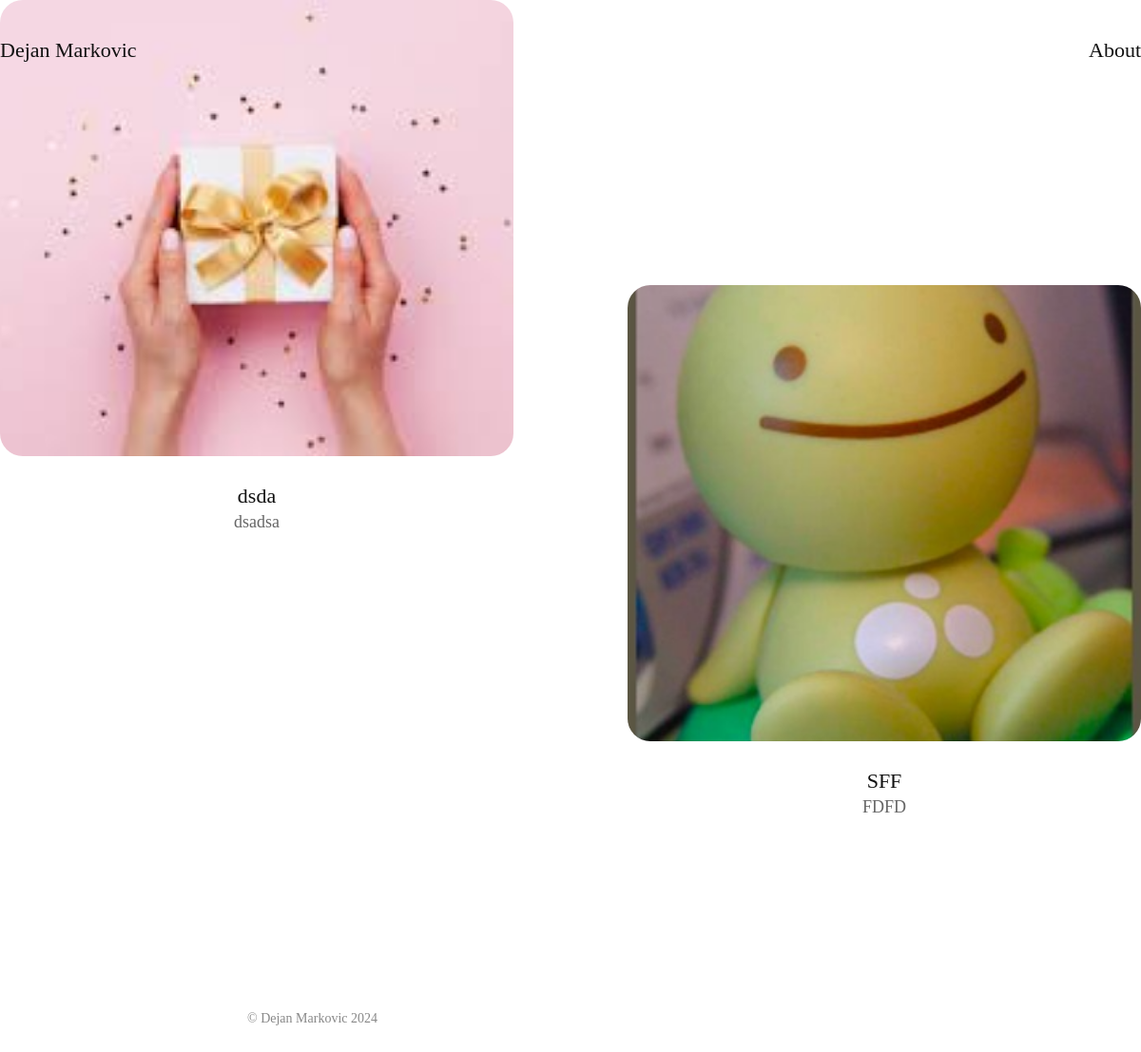
The app's page /, older data.
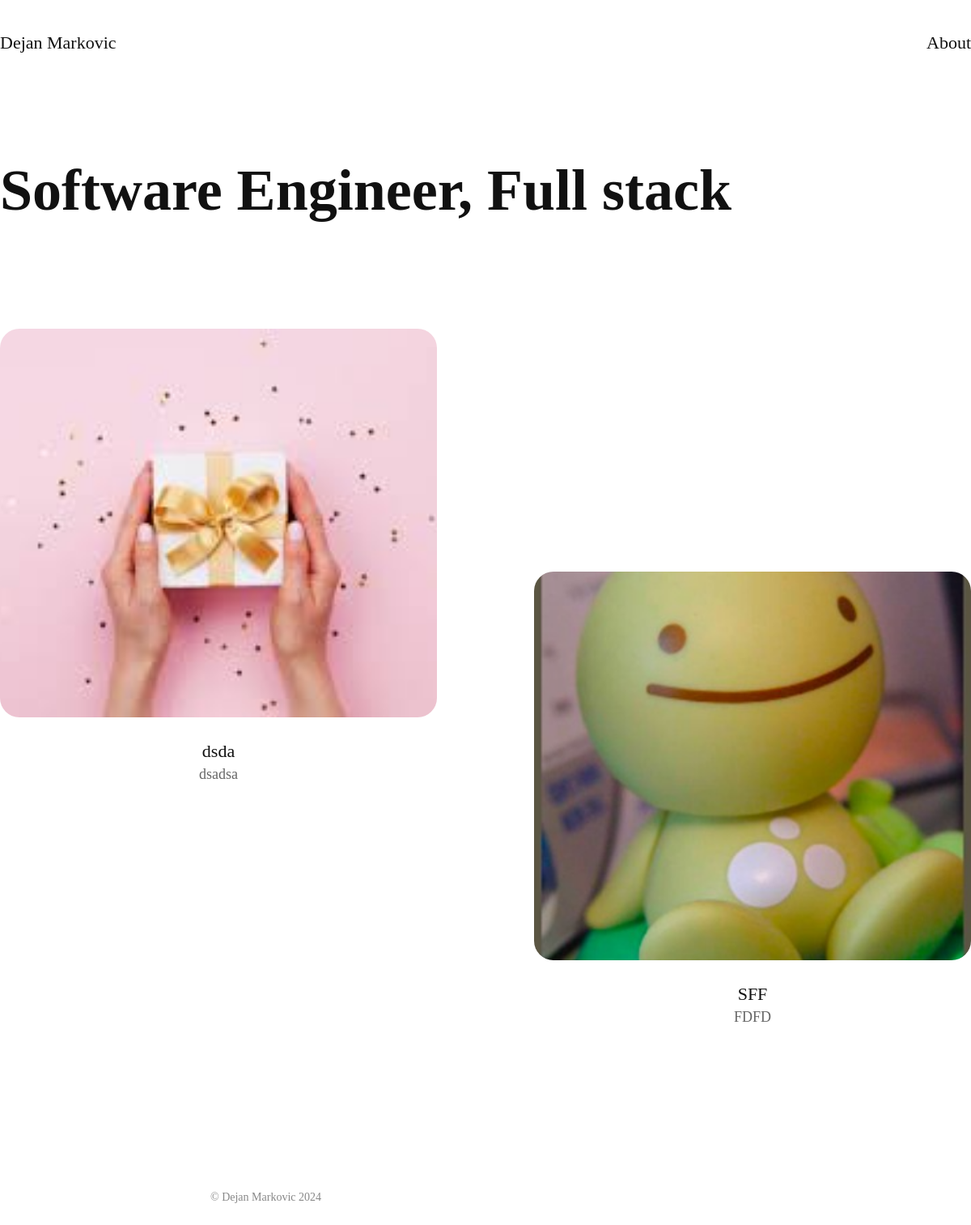
The same page, newer data.
### portfolio_app/models.py (models this page shows, shortened)
class ProjectModel(models.Model):
    image = models.ImageField(upload_to='portfolio_app/media/')
    title = models.CharField(max_length=255)
    short_name = models.CharField(max_length=50)
    slug = models.SlugField(max_length=255, unique=True, blank=True)
    created_at = models.DateTimeField(auto_now_add=True)

class Summary(models.Model):
    summary = models.CharField(max_length=255, default="")

### portfolio_app/views.py (the view)
# urls.py: path('', views.portfolio_page_view, name='portfolio_page'),
def portfolio_page_view(request):
    context = {}
    context['page_title'] = 'Portfolio Page'
    projects = ProjectModel.objects.all().order_by('-created_at')
    user_profile = UserProfile.objects.first()
    summary = Summary.objects.first()
    context['summary'] = summary
    context['summary'] = summary
    context['user_profile'] = user_profile
    context['projects'] = projects
    return render(request, 'portfolio_app/portfolio_page.html', context)

### portfolio_app/templates/portfolio_app/portfolio_page.html (shortened to what this page needs)
{% extends 'base.html' %}
{% load static %}
{% block content %}
<div class="toast-container position-fixed top-0 end-0 p-3">
</div>
{% if summary %}
		<div class="hero">
			<h1 class="slide delay01">{{ summary.summary }}</h1>
		</div>
{% else %}
{% if user.is_authenticated %}
	<div class="hero">
		<h1 class="slide delay01">No summary data available. Please <a class="slide delay01" href="{% url 'add_summary' %}">add</a> your summary</h1>
	</div>
{% endif %}
{% endif %}
<div class="grid slide delay02">
	{% if projects %}
	{% for project in projects %}
	<div class="work-item">
	<a href="{% url 'project_detail' project.id %}">
		<div class="work-item-image">
			<img src="{{ project.image.url }}" alt="{{ project.title }}">
		</div>
	</a>
		<div class="work-item-info" style = "margin-bottom: 100px;">
			<div class="work-item-company">{{ project.title }}</div>
			<div class="work-item-description">{{ project.short_name }}</div>
		</div>
	</div>
	{% endfor %}
	{% else %}
<div class="about-me slide delay03">
	<div class="description">
		<p>No projects yet. Please <a href="{% url 'create_project' %}" style = "padding-top: 0px; display: inline-block;">create</a> a project.</p>
	</div>
</div>
{% endif %}
</div>
{% if user_profile %}
    <div class="about-me slide delay03">
        <div class="description">
            <p>{{ user_profile.description }}</p>
			<a href="{% url 'about_page' %}">More about me</a>
        </div>
        <div class="contact">
            <p>Get in touch <span>(Click to copy)</span></p>
            <div class="email" id="copyemail" data-clipboard-text="{{ user_profile.email }}">{{ user_profile.email }}</div>
        </div>
		{% if user.is_authenticated %}
			<div class="description">
			<a class="slide delay01" style = "font-size: 1.5rem; padding-top: 0px; display: inline-block;" href="{% url 'edit_user_profile' %}">Edit</a></p>
			</div>
		{% endif %}
    </div>
{% else %}
    <div class="about-me slide delay03">
    </div>
{% endif %}
{% endblock %}

### templates/base.html (shortened to what this page needs)
<!DOCTYPE html>
<html lang = "en">
    <head>
        {% load static %}
        {% block head %}
        <link href="https://cdn.jsdelivr.net/npm/bootstrap@5.3.3/dist/css/bootstrap.min.css" rel="stylesheet">
    <link rel="stylesheet" href="{% static 'www.dejan.works/css/style.css' %}">
        {% endblock %}
    </head>
    <body>
        {% block navbar %}
            {% include 'navbar.html' %}
		{% endblock %}
        {% block content %}
        {% endblock %}
        {% include 'footer.html' %}
    </body>
</html>

### templates/navbar.html
{% load static %}
{% if user.is_authenticated %}
<div class="header slide">
    <a href="{% url 'portfolio_page' %}" class="logo">Dejan Markovic</a>
    <div class="nav-links">
        <a href="{% url 'about_page' %}">About</a>
        <a href="{% url 'create_project' %}">Create project</a>
        <a href="{% url 'logout_user' %}">Logout</a>
    </div>
</div>
{% else %}
<div class="header slide">
    <a href="{% url 'portfolio_page' %}" class="logo">Dejan Markovic</a>
    <div class="nav-links">
        <a href="{% url 'about_page' %}">About</a>
    </div>
</div>
{%  endif %}

### templates/footer.html
{% load static %}
<footer class="slide delay03">© Dejan Markovic 2024</footer>

### static/www.dejan.works/css/style.css (style rules this page uses)
html, body, div, span, applet, object, iframe, h1, h2, h3, h4, h5, h6, p, blockquote, pre, a, abbr, acronym, address, big, cite, code, del, dfn, em, img, ins, kbd, q, s, samp, small, strike, strong, sub, sup, tt, var, b, u, i, center, dl, dt, dd, ol, ul, li, fieldset, form, label, legend, table, caption, tbody, tfoot, thead, tr, th, td, article, aside, canvas, details, embed, figure, figcaption, footer, header, hgroup, menu, nav, output, ruby, section, summary, time, mark, audio, video { margin: 0; padding: 0; border: 0; font-size: 100%; font: inherit; vertical-align: baseline; font-size: 16px; font-family: 'Geist'; }
a { cursor: pointer; text-decoration: none; }
img { pointer-events: none !important; display: block; max-width: 100%; height: auto; }
.slide { -webkit-animation:slide .6s cubic-bezier(0.2, 0.6, 0.2, 1); -moz-animation:slide .6s cubic-bezier(0.2, 0.6, 0.2, 1); animation:slide .6s cubic-bezier(0.2, 0.6, 0.2, 1); -webkit-animation-fill-mode:backwards; -moz-animation-fill-mode:backwards; animation-fill-mode:backwards; }
.delay01 { -webkit-animation-delay: .4s; animation-delay: .4s; }
.delay02 { -webkit-animation-delay: .8s; animation-delay: .8s; }
.delay03 { -webkit-animation-delay: .9s; animation-delay: .9s; }
.header { width: 100%; display: flex; justify-content: space-between; align-items: center; position: fixed; top: 0; z-index: 1000; padding: 40px 0; box-sizing: border-box; max-width: 1200px; left: 0; right: 0; margin-left: auto; margin-right: auto; }
.logo { font-family: 'Geist'; color: #111111; font-weight: 500; font-size: 1.375rem; }
.nav-links a { font-family: 'Geist'; color: #111111; font-weight: 500; font-size: 1.375rem; margin-left: 60px; }
.hero { max-width: 1200px; margin: 0 auto; padding: 24vh 0 16vh 0; }
h1 { font-size: 4.6vw; font-size: 4.5rem; line-height: 120%; font-family: 'Geist'; font-weight: 600; color: #111111; }
.grid { display: flex; flex-wrap: wrap; justify-content: space-between; max-width: 1200px; margin: 0 auto; }
.work-item { width: calc(50% - 60px); margin-bottom: 100px; text-align: center; box-sizing: border-box; display: inline-block; }
.work-item:nth-child(2n-2) { position: relative; top: 200px; top: 300px; }
.work-item-image { border-radius: 24px; overflow: hidden; width: 100%; height: 480px; transition: all .8s cubic-bezier(0.2, 0.6, 0.2, 1); }
.work-item img { display: block; width: 100%; height: 100%; object-fit: cover; transition: all .8s cubic-bezier(0.2, 0.6, 0.2, 1); }
.work-item-info { text-align: center; margin-top: 24px; }
.work-item-company { color: #111111; font-family: 'Geist'; font-weight: 500; font-size: 1.375rem; line-height: 160%; display: block; text-decoration: none; }
.work-item-description { color: #666666; font-family: 'Geist'; font-weight: 300; font-size: 1.125rem; display: block; text-decoration: none; }
.about-me { margin: 0px auto; max-width: 45vw; max-width: 760px; padding: 20vw 0 12vw 0; padding: 10vw 0 12vw 0; }
footer { max-width: 760px; margin: 0 auto; font-family: 'Geist'; color: #888888; font-weight: 400; font-size: 0.875rem; padding: 40px; }

Row changes from the older to the newer data that the page shows:
added Summary: summary "Software Engineer, Full stack"
